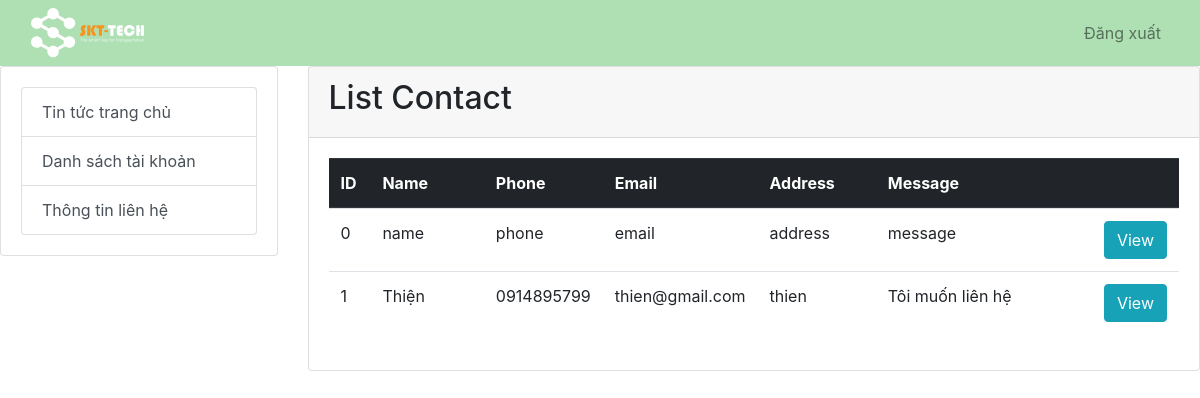
/admin/index.php?p=contact (signed in), run on the app's committed database.
### tables this page shows
CREATE TABLE `contact` (
  `id` int(100) NOT NULL,
  `name` varchar(50) NOT NULL,
  `phone` varchar(50) NOT NULL,
  `email` varchar(50) NOT NULL,
  `address` varchar(200) NOT NULL,
  `message` varchar(200) NOT NULL
);

### admin/contact.php (the view)
<?php
    $sql = "SELECT * FROM contact";
    $users = $conn->query($sql);
?>
<div class="card">
    <div class="card-header">
        <h2>List Contact</h2>
    </div>
    <div class="card-body">
        <table class="table">
            <thead class="thead-dark">
                <tr>
                    <th width='5%'>ID</th>
                    <th width='15%'>Name</th>
                    <th width='10%'>Phone</th>
                    <th width='15%'>Email</th>
                    <th width='15%'>Address</th>
                    <th width='30%'>Message</th>
                    <th width='10%'></th>
                </tr>
            </thead>
            <tbody>
                <tr>
                    <?php
                        while($row = $users->fetch_array(MYSQLI_ASSOC)) { ?>
                        <tr>
                            <td><?php echo $row['id']; ?></td>
                            <td><?php echo $row['name']; ?></td>
                            <td><?php echo $row['phone']; ?></td>
                            <td><?php echo $row['email']; ?></td>
                            <td><?php echo $row['address']; ?></td>
                            <td><?php echo $row['message']; ?></td>
                            <td>
                                <a class="btn btn-info" href="index.php?p=viewcontact&id=<?php echo $row['id']; ?>" role="button">View</a>
                            </td>
                        </tr>
                    <?php } ?>
                </tr>
            </tbody>
        </table>
    </div>
</div>

### data on the page
contact: id "0", name "name", phone "phone", email "email", address "address", message "message"
contact: id "1", name "Thiện", phone "0914895799", email "thien@gmail.com", address "thien", message "Tôi muốn liên hệ"
